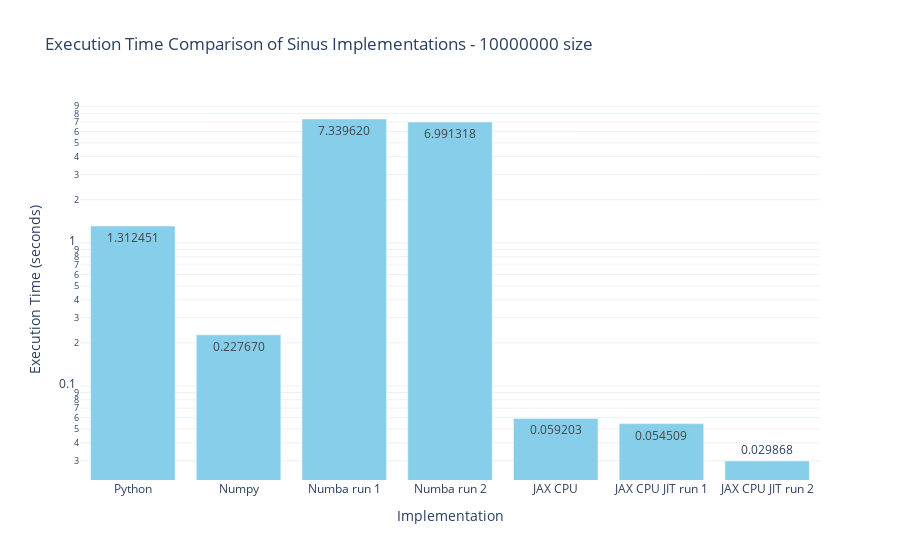

This figure's notebook cell:
### Markdown cell above
## Plot comparison

### Code cell
labels = [
    "Python",
    "Numpy",
    "Numba run 1",
    "Numba run 2",
    "JAX CPU",
    "JAX CPU JIT run 1",
    "JAX CPU JIT run 2",
]

times = [
    time_python,
    time_numpy,
    time_numba_1,
    time_numba_2,
    time_jax_cpu,
    time_jax_cpu_jit_1,
    time_jax_cpu_jit_2,
]

fig = go.Figure(data=[go.Bar(
    x=labels,
    y=times,
    text=[f'{t:.6f}' for t in times],
    textposition='auto',
    marker_color='skyblue'
)])

fig.update_layout(
    title=f"Execution Time Comparison of Sinus Implementations - {x_numpy.size} size",
    xaxis_title="Implementation",
    yaxis_title="Execution Time (seconds)",
    yaxis=dict(type="log"),
    template="plotly_white"
)

fig.write_html("sinus_benchmark_CPU_only.html")
fig.write_image("sinus_benchmark_CPU_only.png")
fig.show()

### Figure 1 — Plotly figure (JSON) as saved in the notebook; plotly's stock layout.template omitted (floating-point values rounded to 4 significant figures)
{"data": [{"marker": {"color": "skyblue"}, "text": ["1.312451", "0.227670", "7.339620", "6.991318", "0.059203", "0.054509", "0.029868"], "textposition": "auto", "type": "bar", "x": ["Python", "Numpy", "Numba run 1", "Numba run 2", "JAX CPU", "JAX CPU JIT run 1", "JAX CPU JIT run 2"], "y": [1.312, 0.2277, 7.34, 6.991, 0.0592, 0.05451, 0.02987]}], "layout": {"title": {"text": "Execution Time Comparison of Sinus Implementations - 10000000 size"}, "xaxis": {"title": {"text": "Implementation"}}, "yaxis": {"title": {"text": "Execution Time (seconds)"}, "type": "log"}}}
